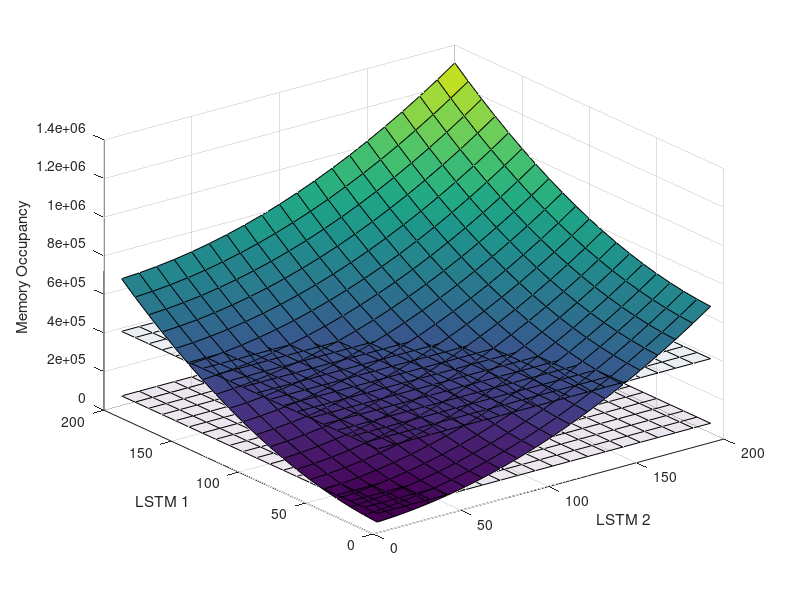

MATLAB code to generate this figure: (Note: this script raises an error after producing the figure.)
% %%%%%%%%%%%%%%%%%%%%%%%%%%%%%%%%%%%%%%%%%%%%%%%%%%%%%%%%%%%%%%%%%%%%%%
% MatLab script for implementing the memory model of a 1 layer
% LSTM Network for fall detections
% *************************************************************************
%
% SisFall: A Fall and Movement Dataset
% Created by:
% A. Sucerquia, J.D. López, J.F. Vargas-Bonilla
% SISTEMIC, Faculty of Engineering, Universidad de Antiquia UDEA
% February 2016 - Version 1.0
% http://sistemic.udea.edu.co/en/investigacion/proyectos/english-falls/
% 
% Script Created by:
% Sérgio Correia, November 2022
% Laboratory of Electronics and Instrumentation, Advanced Computing 
% Technologies and Applications
% Instituto Politécnico de Portalegre, Escola Superior Tecnologia e Gestão
% Portalegre, Portugal
%
% Notes
% - 
% *************************************************************************

%% Initializes the Enviornment
clear
clc
close all

%% Considered Processors

Stack = 0.75;
% MICROCHIP MSP430 512KB Flash, 66KB RAM
Z_MPS = 66000*Stack;

% Silicon Labs C8051F98x 8KB Flash, 512 KB RAM
Z_Si = 512000*Stack;

% ST STM88L 64 KB Flash, 6 KB RAM
Z_ST8 = 6000*Stack;

% ST STM32L 1MB Flash, 320 KB RAM
Z_ST32 = 320000*Stack;

% LSTM Layers 1 and 2 unit size
[h1,h2] = meshgrid(10:10:200,10:10:200);

% Representation Size
Sz = 4;

% Number of inputs
d=3;

%% Memory Model
Mem = Sz*4.*h1 + Sz*4.*h1*d + Sz*4.*h1.^2 + ...
    + Sz*4.*h2 + Sz*4.*h2*d + Sz*4.*h2.^2 + ...
    + Sz*2.*h2 + Sz.*2;

Sz = 2;
Mem2 = Sz*4.*h1 + Sz*4.*h1*d + Sz*4.*h1.^2 + ...
    + Sz*4.*h2 + Sz*4.*h2*d + Sz*4.*h2.^2 + ...
    + Sz*2.*h2 + Sz.*2;

Sz = 1;
Mem3 = Sz*4.*h1 + Sz*4.*h1*d + Sz*4.*h1.^2 + ...
    + Sz*4.*h2 + Sz*4.*h2*d + Sz*4.*h2.^2 + ...
    + Sz*2.*h2 + Sz.*2;

Sz = 0.5;
Mem4 = Sz*4.*h1 + Sz*4.*h1*d + Sz*4.*h1.^2 + ...
    + Sz*4.*h2 + Sz*4.*h2*d + Sz*4.*h2.^2 + ...
    + Sz*2.*h2 + Sz.*2;

Sz = 0.25;
Mem5 = Sz*4.*h1 + Sz*4.*h1*d + Sz*4.*h1.^2 + ...
    + Sz*4.*h2 + Sz*4.*h2*d + Sz*4.*h2.^2 + ...
    + Sz*2.*h2 + Sz.*2;


surf(h1,h2,Mem)
hold on
z1 = Z_MPS*ones(length(h1));
surf(h1,h2,z1,'FaceAlpha',0.1)

z2 = Z_Si*ones(length(h1));
surf(h1,h2,z2,'FaceAlpha',0.1)


xlabel('LSTM 2');
ylabel('LSTM 1');
zlabel('Memory Occupancy');

dim = [.55 .01 .3 .25];
str = 'MPS430';
annotation('textbox',dim,'String',str,'FitBoxToText','on',Color='r');

dim = [.75 .15 .3 .3];
str = 'C8051F98x';
annotation('textbox',dim,'String',str,'FitBoxToText','on',Color='r');

% Adjusts Axis
% view(3); camlight; axis vis3d

% Claculates the interception line 1
zdiff = Mem - z1;
C = contours(h1, h2, zdiff, [0 0]);

xL = C(1, 2:end);
yL = C(2, 2:end);

zL = interp2(h1, h2, z1, xL, yL);

line(xL, yL, zL, 'Color', 'r', 'LineWidth', 3);

% Claculates the interception line 2
zdiff = Mem - z2;
C = contours(h1, h2, zdiff, [0 0]);

xL = C(1, 2:end);
yL = C(2, 2:end);

zL = interp2(h1, h2, z2, xL, yL);

line(xL, yL, zL, 'Color', 'r', 'LineWidth', 3);

% *************************************************************************
